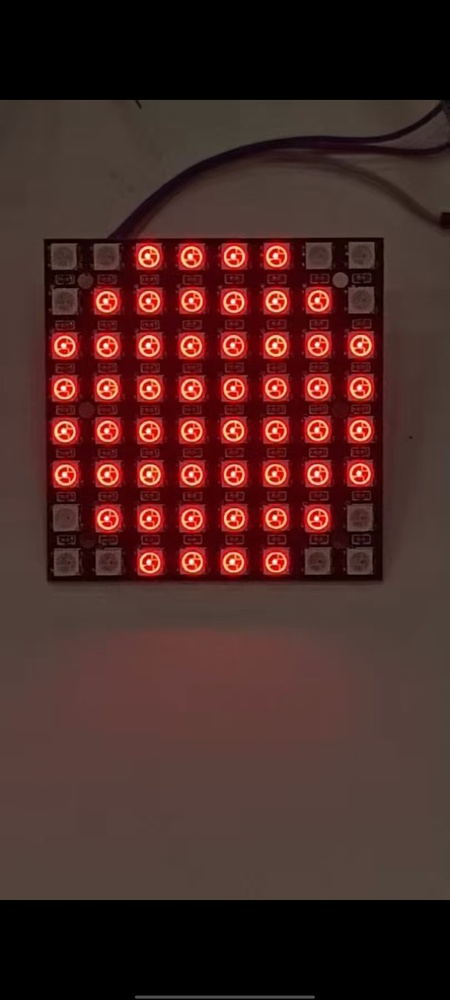
#> input picture red_light.jpg, 450 x 1000 px, shrunk from 810 x 1800 before the run
$ python test_red.py
#> lines starting #> are read from the running program, lines starting #| are printed output that depends on the picture; after the words box and inside, x2 and y2 are one past the last pixel; in counts of white or black regions, pixels touching at a corner belong together
import cv2
import numpy as np

# 1. 读取图片
img = cv2.imread('red_light.jpg')
#> img is the input picture: shape (1000, 450, 3); mean B, G, R 37.5, 41.2, 74
if img is None:
    print("找不到图片，请检查图片名字和路径对不对！")
    exit()

# 2. 转换到 HSV 颜色空间
hsv = cv2.cvtColor(img, cv2.COLOR_BGR2HSV)
#> hsv: shape (1000, 450, 3); mean H, S, V 28.9, 100.4, 74

# 3. 设定红色的 HSV 范围（红色在 HSV 里分两个区间）
lower_red1 = np.array([0, 100, 100])
upper_red1 = np.array([10, 255, 255])
lower_red2 = np.array([160, 100, 100])
upper_red2 = np.array([180, 255, 255])

# 4. 提取红色区域
mask1 = cv2.inRange(hsv, lower_red1, upper_red1)
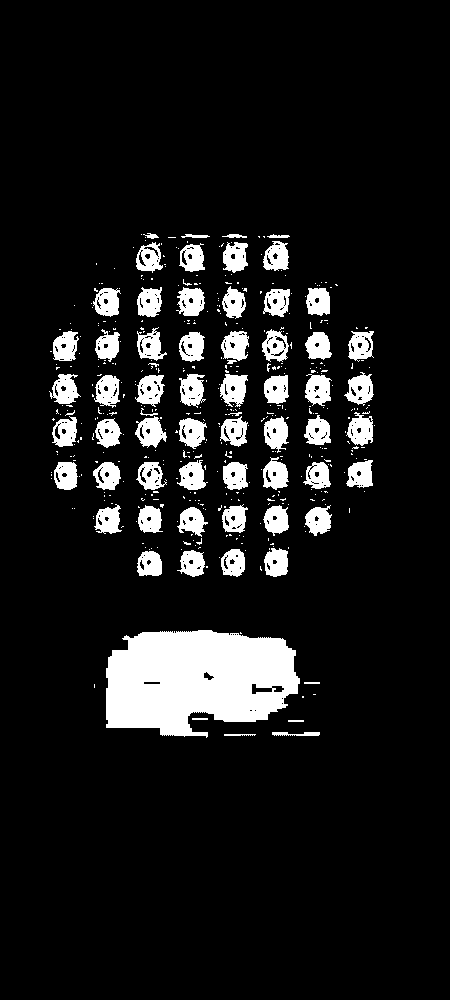
#> mask1: shape (1000, 450); 10.3% white; 439 white regions (373 under 20 px), largest, box (x1, y1, x2, y2) and area: (106, 630, 300, 738) 16013, (220, 374, 248, 407) 634, (135, 416, 167, 448) 607
mask2 = cv2.inRange(hsv, lower_red2, upper_red2)
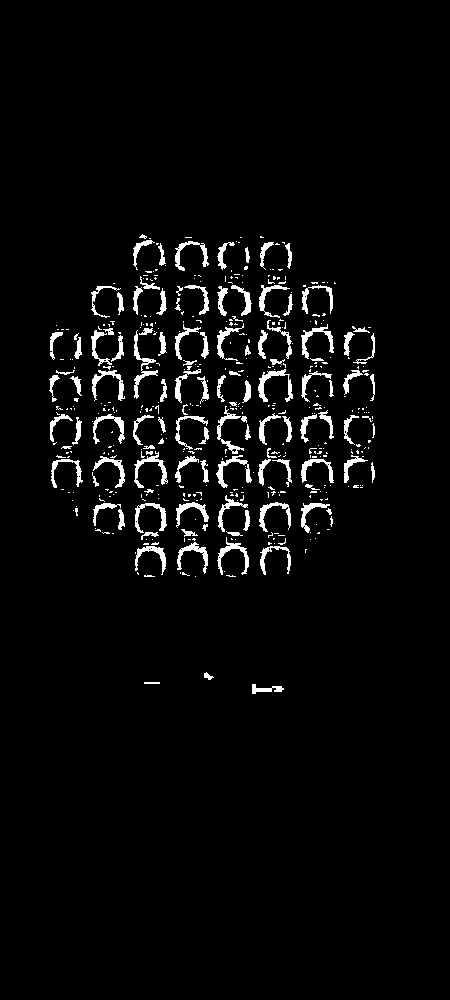
#> mask2: shape (1000, 450); 3.7% white; 456 white regions (340 under 20 px), largest, box (x1, y1, x2, y2) and area: (258, 369, 293, 402) 355, (134, 330, 158, 399) 351, (216, 455, 252, 488) 324
mask = cv2.bitwise_or(mask1, mask2)
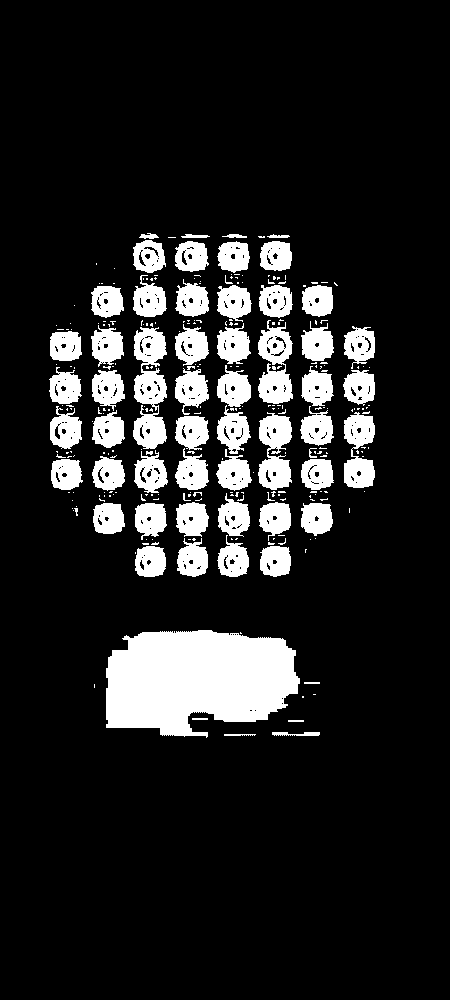
#> mask: shape (1000, 450); 14% white; 275 white regions (212 under 20 px)

# 5. 找轮廓画框
contours, _ = cv2.findContours(mask, cv2.RETR_EXTERNAL, cv2.CHAIN_APPROX_SIMPLE)
#> contours = 275 contours, 221 with area under 20; largest, box (x1, y1, x2, y2) and area: (106, 630, 300, 738) 15931, (133, 327, 167, 449) 2652, (258, 320, 293, 404) 1834, (258, 412, 292, 490) 1718, (344, 412, 375, 488) 1561
for cnt in contours:
    # 过滤掉太小的噪点
    if cv2.contourArea(cnt) > 100:
        x, y, w, h = cv2.boundingRect(cnt)
        cv2.rectangle(img, (x, y), (x+w, y+h), (0, 255, 0), 2) # 画绿框
        cv2.putText(img, "RED", (x, y-10), cv2.FONT_HERSHEY_SIMPLEX, 0.7, (0, 255, 0), 2)
#> this loop made 275 passes
#> (x, y, w, h) on passes 10, 13, 14, 28, 30, 36, 37, 38, 39, 40, 62, 82: (106, 630, 194, 108), (260, 546, 31, 31), (135, 546, 31, 31), (177, 538, 31, 39), (217, 535, 32, 42), (301, 503, 32, 33), (135, 503, 32, 37), (93, 503, 32, 31), (259, 502, 32, 39), (176, 502, 33, 35), (218, 493, 32, 44), (301, 459, 33, 31)
#> cnt on passes 3 to 8: [[288, 720], [288, 721], [303, 721], [303, 720]], [[192, 718], [192, 719], [207, 719], [207, 718]], [[302, 696], [302, 697], [303, 697], [303, 696]], [[313, 694], [315, 694]], [[94, 684], [94, 687]], [[304, 682], [304, 683], [319, 683], [319, 682]]
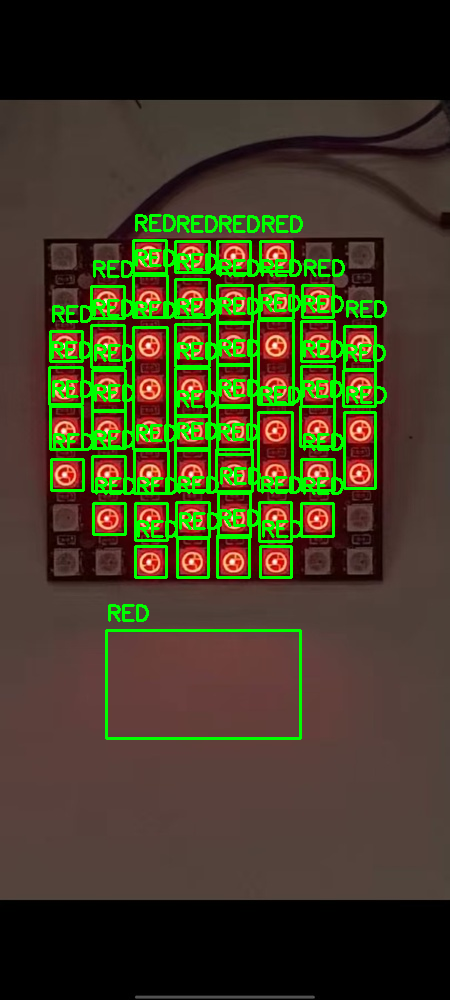
#> img: shape (1000, 450, 3); 8.56% of pixels changed, all inside (x1, y1, x2, y2) = (48, 214, 387, 740)

# 6. 不弹窗，直接保存结果图片
cv2.imwrite('result_red.jpg', img)
print("测试完成！请查看当前目录下的 result_red.jpg")
